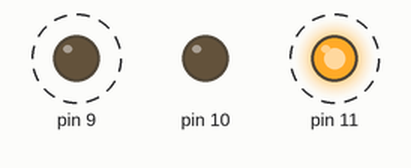
A sketch run on a simulated Arduino Uno, built with avr-gcc and run on an emulated ATmega328P. Parts: output pins drawn as LEDs (lit = HIGH). Dashed ring = blinking.

Above: at 0.5 s.
Timing chart, 0 to 4.6 s (numbered marks = the images above):
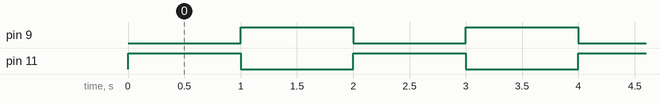

The sketch:

led_RGB.ino
```cpp
void setup()
{
  pinMode(9, OUTPUT);//R
  pinMode(11, OUTPUT);//G
  pinMode(10, OUTPUT);//B
}

void loop()
{
  analogWrite(9, 0);
  analogWrite(11, 255);
  analogWrite(10, 0);
  delay(1000); //muda de cor apos um delay
  analogWrite(9, 255);
  analogWrite(11, 0);
  analogWrite(10, 0);
  delay(1000);
}
```

Measured:
- by itself, pin 9, pin 11: alternates HIGH for 1.0 s and LOW for 1.0 s
